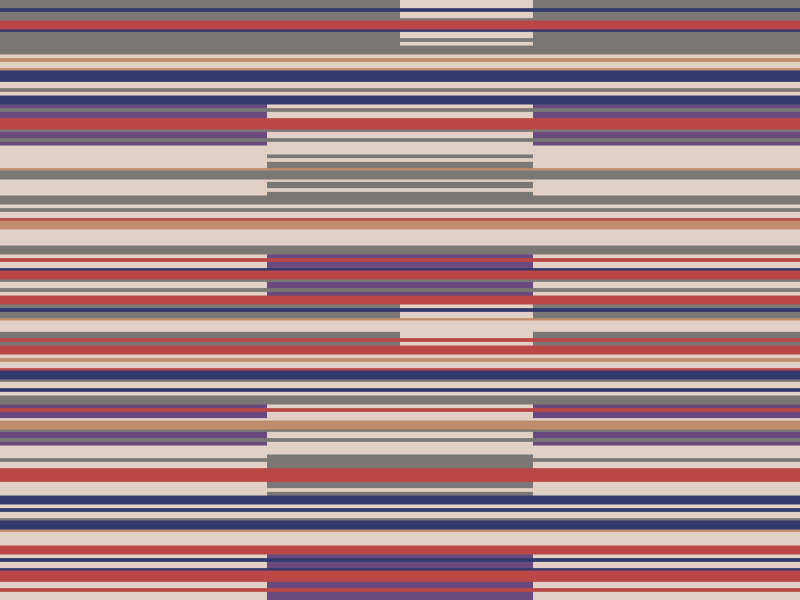
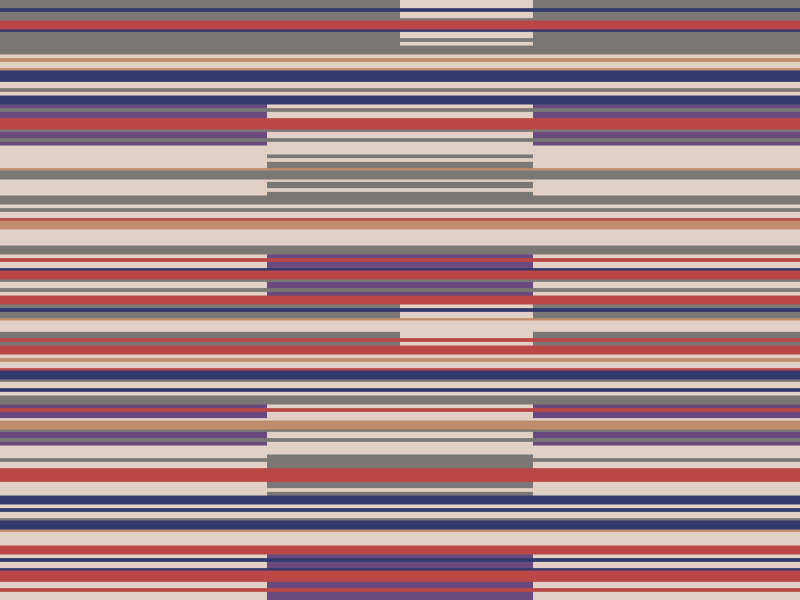

The R script that drew these images, in order:
# Load libraries ---------------------------------------------------------------

library(tibble)
library(dplyr)
library(ggplot2)

# Create data ------------------------------------------------------------------

seed_num <- 123

df_col1 <- tibble(
  group = rep(1:24, each = 4),
  x = c(
    rep(c(0, 0, 3, 3), times = 12),
    rep(c(6, 6, 9, 9), times = 12)),
  y = rep(
    c(0,1,1,0,
      1,2,2,1,
      2,3,3,2,
      3,4,4,3,
      4,5,5,4,
      5,6,6,5,
      6,7,7,6,
      7,8,8,7,
      8,9,9,8,
      9,10,10,9,
      10,11,11,10,
      11,12,12,11),
    times = 2),
  colour_hex = rep(
    c(rep("#e1d0c5", times = 3*4),
      rep("#69497e", times = 1*4),
      rep("#e1d0c5", times = 1*4),
      rep("#7b7774", times = 1*4)),
    times = 4))

df_col2 <- tibble(
  group = rep(1:12, each = 4),
  x = rep(c(3, 3, 4.5, 4.5), times = 12),
  y = c(0,1,1,0,
        1,2,2,1,
        2,3,3,2,
        3,4,4,3,
        4,5,5,4,
        5,6,6,5,
        6,7,7,6,
        7,8,8,7,
        8,9,9,8,
        9,10,10,9,
        10,11,11,10,
        11,12,12,11),
  colour_hex = rep(
    c(rep("#69497e", times = 1*4),
      rep("#e1d0c5", times = 1*4),
      rep("#7b7774", times = 1*4),
      rep("#e1d0c5", times = 2*4),
      rep("#7b7774", times = 1*4)),
    times = 2))

df_col3 <- tibble(
  group = rep(1:12, each = 4),
  x = rep(c(4.5, 4.5, 6, 6), times = 12),
  y = c(0,1,1,0,
        1,2,2,1,
        2,3,3,2,
        3,4,4,3,
        4,5,5,4,
        5,6,6,5,
        6,7,7,6,
        7,8,8,7,
        8,9,9,8,
        9,10,10,9,
        10,11,11,10,
        11,12,12,11),
  colour_hex = rep(
    c(rep("#69497e", times = 1*4),
      rep("#e1d0c5", times = 1*4),
      rep("#7b7774", times = 1*4),
      rep("#e1d0c5", times = 3*4)),
    times = 2))

set.seed(seed_num)
df_hlines <- tibble(
  group = seq(1, 23),
  x_start = 0,
  x_end = 9,
  y_start = seq(0.5, 11.5, by = 0.5),
  y_end = y_start) %>%
  mutate(
    colour_hex = sample(
      c("#7b7774", "#32396d", "#ba4646", "#c18c6c", "#e1d0c5"),
      n(), replace = TRUE))

set.seed(seed_num)
df_thinlines <- tibble(
  group = seq(1, 59),
  x_start = 0,
  x_end = 9,
  y_start = seq(0.2, 11.8, by = 0.2),
  y_end = y_start) %>%
  mutate(
    colour_hex = sample(
      c("#7b7774", "#32396d", "#ba4646", "#c18c6c", "#e1d0c5"),
      n(), replace = TRUE))

# Build plot -------------------------------------------------------------------

ggplot() +
  geom_polygon(
    data = df_col1,
    aes(x = x, y = y, group = group, fill = colour_hex)) +
  geom_polygon(
    data = df_col2,
    aes(x = x, y = y, group = group, fill = colour_hex)) +
  geom_polygon(
    data = df_col3,
    aes(x = x, y = y, group = group, fill = colour_hex)) +
  geom_segment(
    data = df_thinlines,
    aes(x = x_start, xend = x_end, y = y_start, yend = y_end, group = group,
        colour = colour_hex),
    linewidth = 1.25) +
  geom_segment(
    data = df_hlines,
    aes(x = x_start, xend = x_end, y = y_start, yend = y_end, group = group,
        colour = colour_hex),
    linewidth = 3) +
  scale_fill_identity() +
  scale_colour_identity() +
  coord_cartesian(expand = FALSE) +
  theme_void()

# Save to file -----------------------------------------------------------------

ggsave(
  here::here("img/20230124.png"), last_plot(),
  width = 9, height = 12, units = "in", dpi = 600)
